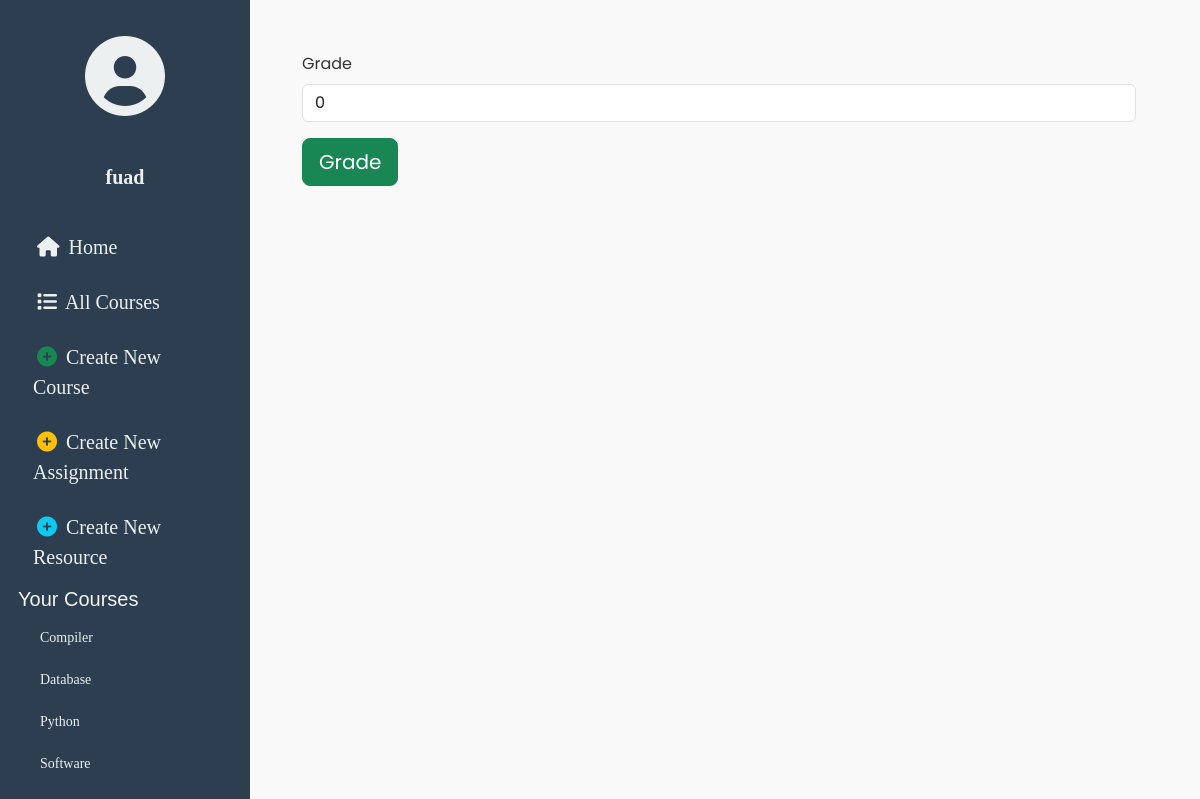
Page /assignments/grade/1/ (signed in) on the committed database.
### users/models.py (models this page shows)
class User(auth.models.AbstractUser):
    USER_TYPE_CHOICES = (
        (1, 'Student'),
        (2, 'Teacher')
    )
    user_type = models.PositiveIntegerField(choices=USER_TYPE_CHOICES, default=1)

### courses/models.py (models this page shows, shortened)
class Course(models.Model):
    course_name = models.CharField(max_length=200)
    course_description = models.TextField()
    teacher = models.ForeignKey(User, related_name="course", on_delete=models.CASCADE)
    students = models.ManyToManyField(User, through='Enrollment', related_name="student_course")
    def __str__(self):
        return str(self.course_name)
    class Meta:
        ordering = ['course_name']

### assignments/views.py (the view)
# urls.py: url(r'^grade/(?P<pk>[-\w]+)/$', views.grade_assignment, name='grade')
@login_required
def grade_assignment(request, pk):
    submission = get_object_or_404(SubmitAssignment, pk=pk)
    if request.method=="POST":
        form=GradeAssignmentForm(request.POST)
        if form.is_valid():
            data = form.cleaned_data.get('grade')
            submission.grade_assignment(data)
            return redirect('assignments:submit_detail', pk=pk)
    else:
        form = GradeAssignmentForm()
    return render(request, 'assignments/grade_form.html', {'pk':pk, 'form':form, 'submissions':submission})

### assignments/forms.py
class GradeAssignmentForm(ModelForm):
    class Meta:
        model = SubmitAssignment
        fields = ['grade']

### courses/context_processors.py (called while the page is built)
def courses_processor(request):
    course = Course.objects.all()
    return {'list_courses': course}

### assignments/templates/assignments/grade_form.html (shortened to what this page needs)
{% extends 'assignments/assignment_base.html' %}
{% load bootstrap4 %}
{% block main_content %}
    {% if user.user_type == 2 and submissions.assignment_ques.course.teacher.id == user.id %}
        <div class="container">
            <form method="POST">
                {% bootstrap_form form %}
                <div>
                    <input type="submit" value="Grade" class="btn btn-success btn-lg">
                </div>
            </form>
        </div>
    {% else %}
        <div class="container">
            <div class="jumbotron">
                <h2>You cannot grade this assignment.</h2>
            </div>
        </div>
    {% endif %}
{% endblock main_content %}

### templates/base.html (shortened to what this page needs)
{% load static %}
<html lang="en">
  <head>
    <link
      href="https://cdn.jsdelivr.net/npm/bootstrap@5.3.0-alpha3/dist/css/bootstrap.min.css"
      rel="stylesheet"
    />
    <link
      rel="stylesheet"
      href="https://cdnjs.cloudflare.com/ajax/libs/font-awesome/6.0.0-beta3/css/all.min.css"
    />
    <link rel="stylesheet" href="{% static 'django_lms/css/master.css' %}" />
  </head>
  <body>
    <div class="sidenav">
      <div class="side-items">
        <div class="side-element">
          <i class="fa-solid fa-circle-user fa-5x"></i>
        </div>
        {% if user.is_authenticated %}
        <a href="{% url 'profile' pk=user.pk %}" class="sidemenu side-element">
          <strong>{{ user }}</strong>
        </a>
        <a href="{% url 'home' %}"><i class="fas fa-home"></i> Home</a>
        <a href="{% url 'courses:list' %}"
          ><i class="fas fa-list"></i> All Courses</a
        >
        {% if user.user_type == 1 %}
        <h5 class="sidemenu">Your Courses</h5>
        {% for course in list_courses %} {% if user in course.students.all %}
        <div class="course-item">
          <a href="{% url 'courses:detail' pk=course.pk %}">{{ course }}</a>
        </div>
        {% endif %} {% endfor %} {% else %}
        <a href="{% url 'courses:create' %}">
          <i class="fas fa-plus-circle text-success"></i> Create New Course
        </a>
        <a href="{% url 'assignments:create' %}">
          <i class="fas fa-plus-circle text-warning"></i> Create New Assignment
        </a>
        <a href="{% url 'resources:create' %}">
          <i class="fas fa-plus-circle text-info"></i> Create New Resource
        </a>
        <h5 class="sidemenu">Your Courses</h5>
        {% for course in list_courses %} {% if user.id == course.teacher.id %}
        <div class="course-item">
          <a href="{% url 'courses:detail' pk=course.pk %}">{{ course }}</a>
        </div>
        {% endif %} {% endfor %} {% endif %}
        <a href="{% url 'users:logout' %}" class="sidemenu">
        </a>
        {% endif %}
      </div>
    </div>
    <div class="content">
      {% block body_content %} {% endblock body_content %}
    </div>
  </body>
</html>

### static/django_lms/css/master.css (style rules this page uses)
.sidenav { height: 100%; width: 20%; position: fixed; z-index: 1; top: 0; left: 0; background-color: #111; overflow-x: hidden; padding-top: 20px; }
h1, h2, h3, h4, h5, h6 { font-family: 'DM Sans', sans-serif; }
p, a { font-family: 'Raleway', 'sans-serif'; }
.sidenav a { padding: 6px 8px 6px 16px; text-decoration: none; font-size: 20px; color: #999999; display: block; }
.content { margin-top: 2em; margin-left: 22%; margin-bottom: 2em; margin-right: 2em; }
.sidemenu { display: block; color: #f4f4f4; }
.side-element { text-align: center; }
i { margin: 0.2em; }
.side-items { margin-left: 0.5em; margin-right: 0.5em; }
.course-item a { font-size: 18px; }

### templates/base.html (style rules this page uses)
body { font-family: "Poppins", sans-serif; background-color: #f9f9f9; color: #333; }
.sidenav { background-color: #2c3e50; color: white; min-height: 100vh; padding: 20px 10px; position: fixed; width: 250px; }
.sidenav a { color: #ecf0f1; text-decoration: none; display: block; padding: 10px 15px; margin: 5px 0; border-radius: 5px; transition: background-color 0.3s ease; }
.sidenav .side-element { text-align: center; margin-bottom: 20px; }
.sidenav .side-element i { color: #ecf0f1; }
.content { margin-left: 270px; padding: 20px; }
.course-item a { color: #ecf0f1; font-size: 14px; margin-left: 10px; display: block; padding: 8px 12px; }

### rows in the picture
User: username "fuad"
Course: course_name "Compiler"
Course: course_name "Database"
Course: course_name "Python"
Course: course_name "Software"
